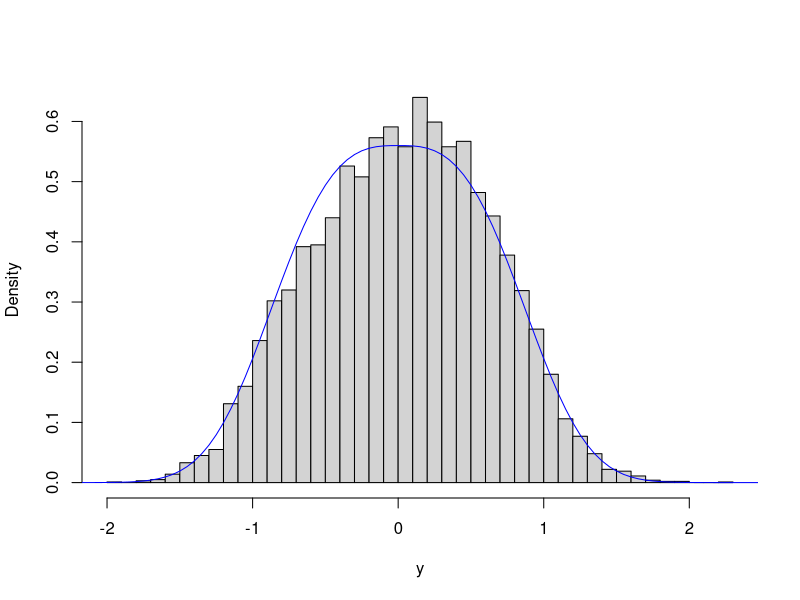

Generate this figure with R:

#define potential V and unnormalised density
V <- function(x){
  abs(x)^3
}

exp_V <- function(x){
  exp(-V(x))
}

#calculate normalisation constant
C <- integrate(exp_V,-Inf,Inf)$value

#normalised density
pi <- function(x){
  exp(-V(x))/C
}

nabla_V <- function(x){
  sign(x)*3*x^2
}

#set step size h (experiment with a few different step sizes to see how the algorithm behaves)
h <- 0.03


#number of iterations
n <- 10000

#noise vector
xi <- rnorm(n,0,1)

#simulate process y with initialization y(0) = 0
y <- rep(0,n+1)

for (k in 1:n){
  y[k+1] = y[k] - h*nabla_V(y[k]) + sqrt(2*h)*xi[k]
}

hist(y, main = "", xlab = "y", breaks = 30, freq=FALSE)

x <- seq(-3,3,by=0.05)
lines(x,pi(x), col = "blue")
